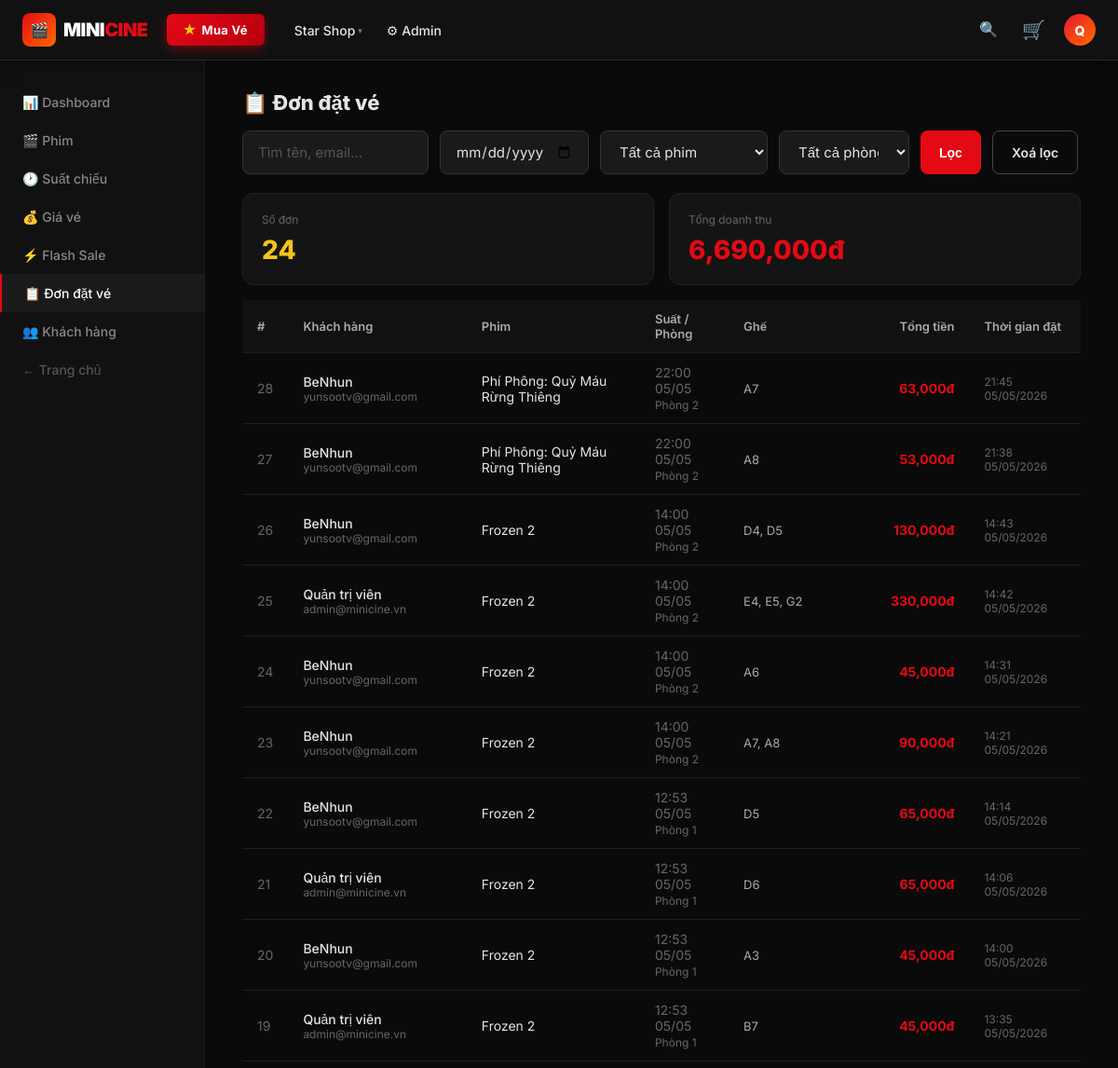
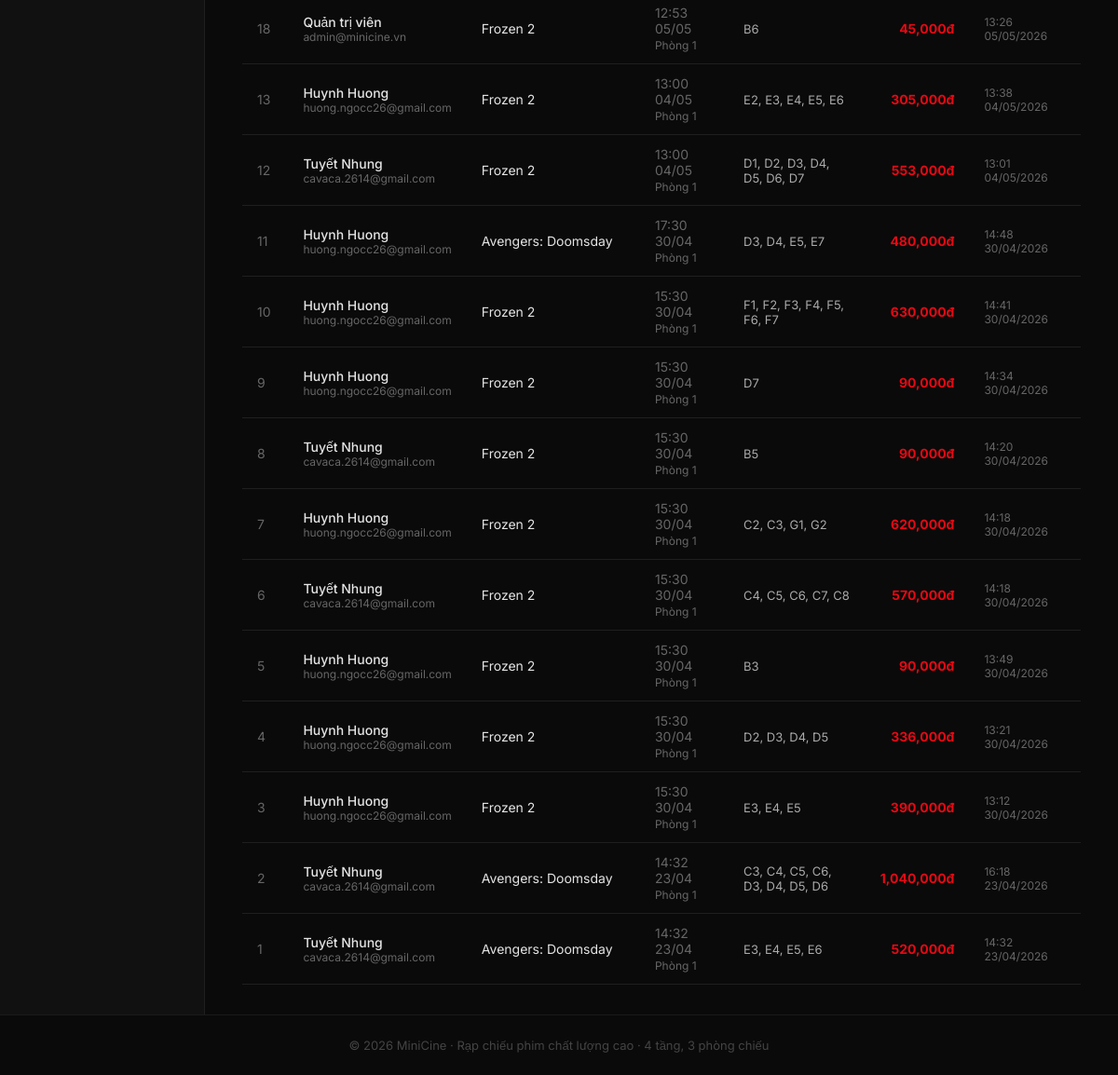
Page /admin/bookings.php (signed in) on the committed database (2 pictures, top to bottom).
### tables this page shows
CREATE TABLE `tblbookings` (
  `id` int(10) UNSIGNED NOT NULL,
  `user_id` int(10) UNSIGNED NOT NULL,
  `show_id` int(10) UNSIGNED NOT NULL,
  `total_price` decimal(12,0) NOT NULL DEFAULT 0,
  `payment_status` enum('pending','paid','cancelled') NOT NULL DEFAULT 'pending',
  `qr_code` varchar(100) DEFAULT NULL,
  `created_at` datetime NOT NULL DEFAULT current_timestamp()
);

CREATE TABLE `tblusers` (
  `id` int(10) UNSIGNED NOT NULL,
  `email` varchar(191) NOT NULL,
  `password_hash` varchar(255) NOT NULL,
  `full_name` varchar(120) NOT NULL DEFAULT '',
  `role` enum('customer','admin') NOT NULL DEFAULT 'customer',
  `email_verified` tinyint(1) NOT NULL DEFAULT 0,
  `verify_token` varchar(64) DEFAULT NULL,
  `reset_token` varchar(64) DEFAULT NULL,
  `reset_expires` datetime DEFAULT NULL,
  `total_points` int(11) NOT NULL DEFAULT 0,
  `created_at` datetime NOT NULL DEFAULT current_timestamp()
);

CREATE TABLE `tblmovies` (
  `id` int(10) UNSIGNED NOT NULL,
  `title` varchar(255) NOT NULL,
  `description` text DEFAULT NULL,
  `genre` varchar(100) DEFAULT NULL,
  `duration_min` smallint(5) UNSIGNED NOT NULL DEFAULT 90,
  `poster_url` varchar(255) DEFAULT NULL,
  `trailer_url` varchar(255) DEFAULT NULL,
  `status` enum('showing','upcoming','ended') NOT NULL DEFAULT 'upcoming',
  `age_rating` enum('P','T13','T16','T18') NOT NULL DEFAULT 'P',
  `avg_rating` decimal(3,1) NOT NULL DEFAULT 0.0,
  `created_at` datetime NOT NULL DEFAULT current_timestamp()
);

CREATE TABLE `tblshows` (
  `id` int(10) UNSIGNED NOT NULL,
  `movie_id` int(10) UNSIGNED NOT NULL,
  `room_id` tinyint(3) UNSIGNED NOT NULL,
  `start_time` datetime NOT NULL,
  `end_time` datetime NOT NULL
);

CREATE TABLE `tblrooms` (
  `id` tinyint(3) UNSIGNED NOT NULL,
  `floor` tinyint(3) UNSIGNED NOT NULL,
  `name` varchar(50) NOT NULL
);

### admin/bookings.php (the view, shortened to what this page needs)
<?php
require_once __DIR__ . '/../includes/layout.php';
$db = db();
$filterDate  = $_GET['date']  ?? '';
$search      = trim($_GET['q'] ?? '');
$where = ["b.payment_status='paid'"];
$wSql = implode(' AND ', $where);
$sql = "
    SELECT b.id, b.total_price, b.qr_code, b.created_at,
           u.full_name, u.email,
           m.title as movie_title, r.name as room_name, s.start_time,
           (SELECT GROUP_CONCAT(CONCAT(se.row,se.number) ORDER BY se.row,se.number SEPARATOR ', ')
            FROM tblBookingItems bi JOIN tblSeats se ON se.id=bi.seat_id
            WHERE bi.booking_id=b.id) as seats
    FROM tblBookings b
    JOIN tblUsers  u ON u.id=b.user_id
    JOIN tblShows  s ON s.id=b.show_id
    JOIN tblMovies m ON m.id=s.movie_id
    JOIN tblRooms  r ON r.id=s.room_id
    WHERE {$wSql}
    ORDER BY b.created_at DESC
    LIMIT 200
";
$stmt = $db->prepare($sql);
$stmt->execute();
$bookings = $stmt->get_result()->fetch_all(MYSQLI_ASSOC);
$totalRev = array_sum(array_column($bookings, 'total_price'));
?>
<div class="admin-layout">
<?php include __DIR__ . '/sidebar.php'; ?>
<div class="admin-content">
  <h1 style="font-size:22px;font-weight:800;margin-bottom:16px">📋 Đơn đặt vé</h1>
  <form method="get" style="display:flex;gap:12px;flex-wrap:wrap;margin-bottom:20px">
    <input class="form-control" type="text" name="q" value="<?= htmlspecialchars($search) ?>"
           placeholder="Tìm tên, email..." style="width:200px">
    <input class="form-control" type="date" name="date" value="<?= htmlspecialchars($filterDate) ?>" style="width:160px">
    <select class="form-control" name="movie" style="width:180px">
      <option value="">Tất cả phim</option>
    </select>
    <select class="form-control" name="room" style="width:140px">
      <option value="">Tất cả phòng</option>
    </select>
    <button class="btn btn-primary" type="submit">Lọc</button>
    <a href="?" class="btn btn-outline">Xoá lọc</a>
  </form>
  <div style="display:flex;gap:16px;margin-bottom:16px;flex-wrap:wrap">
    <div class="stat-card" style="flex:1;min-width:140px">
      <div class="label">Số đơn</div>
      <div class="value gold"><?= count($bookings) ?></div>
    </div>
    <div class="stat-card" style="flex:1;min-width:140px">
      <div class="label">Tổng doanh thu</div>
      <div class="value red"><?= number_format($totalRev) ?>đ</div>
    </div>
  </div>
  <div class="table-wrap">
    <table>
      <thead>
        <tr>
          <th>#</th><th>Khách hàng</th><th>Phim</th><th>Suất / Phòng</th>
          <th>Ghế</th><th style="text-align:right">Tổng tiền</th><th>Thời gian đặt</th>
        </tr>
      </thead>
      <tbody>
        <?php foreach ($bookings as $b): ?>
        <tr>
          <td class="text-muted"><?= $b['id'] ?></td>
          <td>
            <div style="font-weight:500"><?= htmlspecialchars($b['full_name']) ?></div>
            <div class="text-muted" style="font-size:12px"><?= htmlspecialchars($b['email']) ?></div>
          </td>
          <td><?= htmlspecialchars($b['movie_title']) ?></td>
          <td class="text-muted">
            <?= date('H:i d/m', strtotime($b['start_time'])) ?><br>
            <span style="font-size:12px"><?= $b['room_name'] ?></span>
          </td>
          <td style="font-size:13px;color:#aaa"><?= htmlspecialchars($b['seats'] ?? '—') ?></td>
          <td style="text-align:right;font-weight:700;color:#e50914">
            <?= number_format($b['total_price']) ?>đ
          </td>
          <td class="text-muted" style="font-size:12px">
            <?= date('H:i d/m/Y', strtotime($b['created_at'])) ?>
          </td>
        </tr>
        <?php endforeach; ?>
      </tbody>
    </table>
  </div>
</div>
</div>

### assets/css/main.css (style rules this page uses)
*, *::before, *::after { box-sizing: border-box; margin: 0; padding: 0; }
html { font-size: 16px; scroll-behavior: smooth; }
body { font-family: "Inter", sans-serif; background: #0a0a0a; color: #e5e5e5; min-height: 100vh; display: flex; flex-direction: column; }
a { color: #e50914; text-decoration: none; }
.btn { display: inline-flex; align-items: center; gap: 8px; padding: 10px 20px; border-radius: 8px; font-size: 14px; font-weight: 600; cursor: pointer; border: none; transition: all 0.15s; text-decoration: none !important; }
.btn-primary { background: #e50914; color: #fff; }
.btn-outline { background: transparent; color: #e5e5e5; border: 1px solid #444; }
.form-control { background: #1a1a1a; color: #e5e5e5; border: 1px solid #333; border-radius: 8px; padding: 12px 16px; font-size: 15px; font-family: inherit; transition: border-color 0.15s; width: 100%; }
.form-control::placeholder { color: #555; }
select.form-control { cursor: pointer; }
.table-wrap { overflow-x: auto; }
table { width: 100%; border-collapse: collapse; }
th, td { padding: 12px 16px; text-align: left; border-bottom: 1px solid #1f1f1f; font-size: 14px; }
th { font-weight: 600; color: #aaa; font-size: 13px; background: #111; }
.admin-layout { display: flex; min-height: calc(100vh - 64px); }
.admin-content { flex: 1; padding: 32px 40px; overflow-x: auto; }
.stat-card { background: #141414; border: 1px solid #222; border-radius: 12px; padding: 20px; }
.stat-card .label { font-size: 12px; color: #666; margin-bottom: 8px; }
.stat-card .value { font-size: 28px; font-weight: 800; }
.stat-card .red { color: #e50914; }
.stat-card .gold { color: #f5c518; }
.text-muted { color: #666; }

### rows in the picture
tblbookings: id "28", user.full_name "BeNhun", user.email "yunsootv@gmail.com", tblmovies.title "Phí Phông: Quỷ Máu Rừng Thiêng", show.start_time "22:00 05/05", tblrooms.name "Phòng 2", seats "A7", total_price "63,000", created_at "21:45 05/05/2026"
tblbookings: id "27", user.full_name "BeNhun", user.email "yunsootv@gmail.com", tblmovies.title "Phí Phông: Quỷ Máu Rừng Thiêng", show.start_time "22:00 05/05", tblrooms.name "Phòng 2", seats "A8", total_price "53,000", created_at "21:38 05/05/2026"
tblbookings: id "26", user.full_name "BeNhun", user.email "yunsootv@gmail.com", tblmovies.title "Frozen 2", show.start_time "14:00 05/05", tblrooms.name "Phòng 2", seats "D4, D5", total_price "130,000", created_at "14:43 05/05/2026"
tblbookings: id "25", user.full_name "Quản trị viên", user.email "admin@minicine.vn", tblmovies.title "Frozen 2", show.start_time "14:00 05/05", tblrooms.name "Phòng 2", seats "E4, E5, G2", total_price "330,000", created_at "14:42 05/05/2026"
tblbookings: id "24", user.full_name "BeNhun", user.email "yunsootv@gmail.com", tblmovies.title "Frozen 2", show.start_time "14:00 05/05", tblrooms.name "Phòng 2", seats "A6", total_price "45,000", created_at "14:31 05/05/2026"
tblbookings: id "23", user.full_name "BeNhun", user.email "yunsootv@gmail.com", tblmovies.title "Frozen 2", show.start_time "14:00 05/05", tblrooms.name "Phòng 2", seats "A7, A8", total_price "90,000", created_at "14:21 05/05/2026"
tblbookings: id "22", user.full_name "BeNhun", user.email "yunsootv@gmail.com", tblmovies.title "Frozen 2", show.start_time "12:53 05/05", tblrooms.name "Phòng 1", seats "D5", total_price "65,000", created_at "14:14 05/05/2026"
tblbookings: id "21", user.full_name "Quản trị viên", user.email "admin@minicine.vn", tblmovies.title "Frozen 2", show.start_time "12:53 05/05", tblrooms.name "Phòng 1", seats "D6", total_price "65,000", created_at "14:06 05/05/2026"
tblbookings: id "20", user.full_name "BeNhun", user.email "yunsootv@gmail.com", tblmovies.title "Frozen 2", show.start_time "12:53 05/05", tblrooms.name "Phòng 1", seats "A3", total_price "45,000", created_at "14:00 05/05/2026"
tblbookings: id "19", user.full_name "Quản trị viên", user.email "admin@minicine.vn", tblmovies.title "Frozen 2", show.start_time "12:53 05/05", tblrooms.name "Phòng 1", seats "B7", total_price "45,000", created_at "13:35 05/05/2026"
tblbookings: id "18", user.full_name "Quản trị viên", user.email "admin@minicine.vn", tblmovies.title "Frozen 2", show.start_time "12:53 05/05", tblrooms.name "Phòng 1", seats "B6", total_price "45,000", created_at "13:26 05/05/2026"
tblbookings: id "13", user.full_name "Huynh Huong", user.email "huong.ngocc26@gmail.com", tblmovies.title "Frozen 2", show.start_time "13:00 04/05", tblrooms.name "Phòng 1", seats "E2, E3, E4, E5, E6", total_price "305,000", created_at "13:38 04/05/2026"
tblbookings: id "12", user.full_name "Tuyết Nhung", user.email "cavaca.2614@gmail.com", tblmovies.title "Frozen 2", show.start_time "13:00 04/05", tblrooms.name "Phòng 1", seats "D1, D2, D3, D4, D5, D6, D7", total_price "553,000", created_at "13:01 04/05/2026"
tblbookings: id "11", user.full_name "Huynh Huong", user.email "huong.ngocc26@gmail.com", tblmovies.title "Avengers: Doomsday", show.start_time "17:30 30/04", tblrooms.name "Phòng 1", seats "D3, D4, E5, E7", total_price "480,000", created_at "14:48 30/04/2026"
tblbookings: id "10", user.full_name "Huynh Huong", user.email "huong.ngocc26@gmail.com", tblmovies.title "Frozen 2", show.start_time "15:30 30/04", tblrooms.name "Phòng 1", seats "F1, F2, F3, F4, F5, F6, F7", total_price "630,000", created_at "14:41 30/04/2026"
tblbookings: id "9", user.full_name "Huynh Huong", user.email "huong.ngocc26@gmail.com", tblmovies.title "Frozen 2", show.start_time "15:30 30/04", tblrooms.name "Phòng 1", seats "D7", total_price "90,000", created_at "14:34 30/04/2026"
tblbookings: id "8", user.full_name "Tuyết Nhung", user.email "cavaca.2614@gmail.com", tblmovies.title "Frozen 2", show.start_time "15:30 30/04", tblrooms.name "Phòng 1", seats "B5", total_price "90,000", created_at "14:20 30/04/2026"
tblbookings: id "7", user.full_name "Huynh Huong", user.email "huong.ngocc26@gmail.com", tblmovies.title "Frozen 2", show.start_time "15:30 30/04", tblrooms.name "Phòng 1", seats "C2, C3, G1, G2", total_price "620,000", created_at "14:18 30/04/2026"
tblbookings: id "6", user.full_name "Tuyết Nhung", user.email "cavaca.2614@gmail.com", tblmovies.title "Frozen 2", show.start_time "15:30 30/04", tblrooms.name "Phòng 1", seats "C4, C5, C6, C7, C8", total_price "570,000", created_at "14:18 30/04/2026"
tblbookings: id "5", user.full_name "Huynh Huong", user.email "huong.ngocc26@gmail.com", tblmovies.title "Frozen 2", show.start_time "15:30 30/04", tblrooms.name "Phòng 1", seats "B3", total_price "90,000", created_at "13:49 30/04/2026"
tblbookings: id "4", user.full_name "Huynh Huong", user.email "huong.ngocc26@gmail.com", tblmovies.title "Frozen 2", show.start_time "15:30 30/04", tblrooms.name "Phòng 1", seats "D2, D3, D4, D5", total_price "336,000", created_at "13:21 30/04/2026"
tblbookings: id "3", user.full_name "Huynh Huong", user.email "huong.ngocc26@gmail.com", tblmovies.title "Frozen 2", show.start_time "15:30 30/04", tblrooms.name "Phòng 1", seats "E3, E4, E5", total_price "390,000", created_at "13:12 30/04/2026"
tblbookings: id "2", user.full_name "Tuyết Nhung", user.email "cavaca.2614@gmail.com", tblmovies.title "Avengers: Doomsday", show.start_time "14:32 23/04", tblrooms.name "Phòng 1", seats "C3, C4, C5, C6, D3, D4, D5, D6", total_price "1,040,000", created_at "16:18 23/04/2026"
tblbookings: id "1", user.full_name "Tuyết Nhung", user.email "cavaca.2614@gmail.com", tblmovies.title "Avengers: Doomsday", show.start_time "14:32 23/04", tblrooms.name "Phòng 1", seats "E3, E4, E5, E6", total_price "520,000", created_at "14:32 23/04/2026"

### other values in the picture
mb_strtoupper(mb_substr($name,0,1)) "Q"
count($bookings) "24"
$totalRev "6,690,000"
